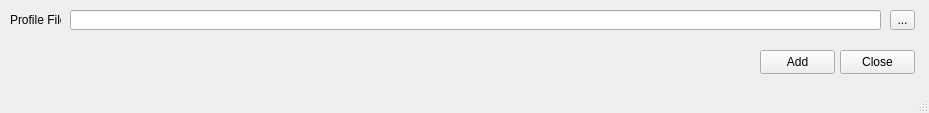
<?xml version="1.0" encoding="UTF-8"?>
<ui version="4.0">
 <class>MainWindow</class>
 <widget class="QMainWindow" name="MainWindow">
  <property name="geometry">
   <rect>
    <x>0</x>
    <y>0</y>
    <width>929</width>
    <height>113</height>
   </rect>
  </property>
  <property name="windowTitle">
   <string>Add Profile</string>
  </property>
  <widget class="QWidget" name="centralwidget">
   <widget class="QLabel" name="label">
    <property name="geometry">
     <rect>
      <x>10</x>
      <y>10</y>
      <width>51</width>
      <height>20</height>
     </rect>
    </property>
    <property name="text">
     <string>Profile File</string>
    </property>
   </widget>
   <widget class="QPushButton" name="addButton">
    <property name="geometry">
     <rect>
      <x>760</x>
      <y>50</y>
      <width>75</width>
      <height>24</height>
     </rect>
    </property>
    <property name="text">
     <string>Add</string>
    </property>
   </widget>
   <widget class="QPushButton" name="pushButton_2">
    <property name="geometry">
     <rect>
      <x>840</x>
      <y>50</y>
      <width>75</width>
      <height>24</height>
     </rect>
    </property>
    <property name="text">
     <string>Close</string>
    </property>
   </widget>
   <widget class="QLineEdit" name="pathBox">
    <property name="geometry">
     <rect>
      <x>70</x>
      <y>10</y>
      <width>811</width>
      <height>20</height>
     </rect>
    </property>
   </widget>
   <widget class="QToolButton" name="browseButton">
    <property name="geometry">
     <rect>
      <x>890</x>
      <y>10</y>
      <width>25</width>
      <height>20</height>
     </rect>
    </property>
    <property name="text">
     <string>...</string>
    </property>
   </widget>
  </widget>
  <widget class="QMenuBar" name="menubar">
   <property name="geometry">
    <rect>
     <x>0</x>
     <y>0</y>
     <width>929</width>
     <height>19</height>
    </rect>
   </property>
  </widget>
  <widget class="QStatusBar" name="statusbar"/>
 </widget>
 <resources/>
 <connections>
  <connection>
   <sender>pushButton_2</sender>
   <signal>clicked()</signal>
   <receiver>MainWindow</receiver>
   <slot>close()</slot>
   <hints>
    <hint type="sourcelabel">
     <x>291</x>
     <y>103</y>
    </hint>
    <hint type="destinationlabel">
     <x>250</x>
     <y>32</y>
    </hint>
   </hints>
  </connection>
 </connections>
</ui>
